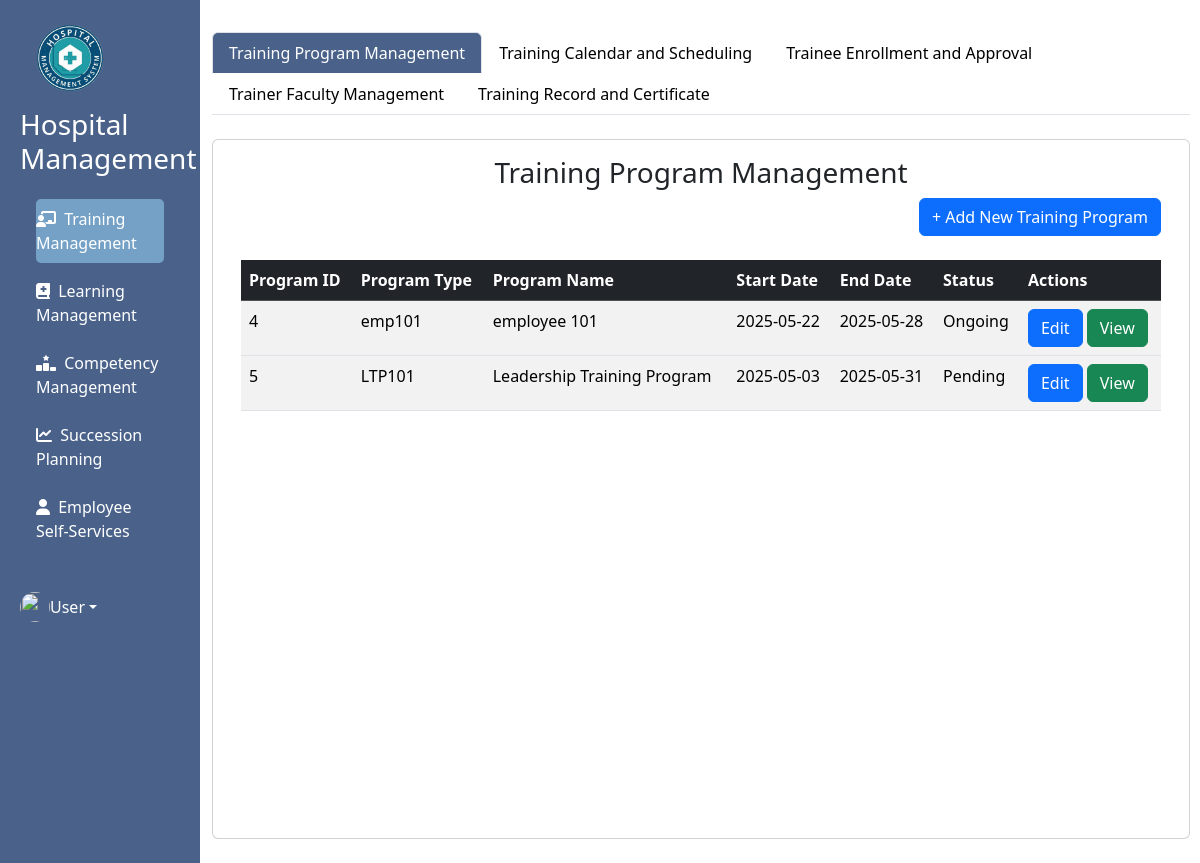
Page /hr_2/admin/training_management/training_management.php on the committed database.
### tables this page shows
CREATE TABLE `training_program` (
  `PROGRAM_ID` int(11) NOT NULL,
  `PROGRAM_TYPE` varchar(50) DEFAULT NULL,
  `PROGRAM_NAME` varchar(50) DEFAULT NULL,
  `TRAINER` int(11) NOT NULL,
  `START` date DEFAULT NULL,
  `END` date DEFAULT NULL,
  `STATUS` varchar(45) DEFAULT NULL,
  `DESCRIPTION_PROGRAM` text DEFAULT NULL
);

### hr_2/admin/training_management/training_management.php (the view, shortened to what this page needs)
<?php
require_once("../../../phpcon/conn.php");
?>
<!DOCTYPE html>
<html lang="en">
<head>
    <link href="https://cdn.jsdelivr.net/npm/bootstrap@5.3.3/dist/css/bootstrap.min.css" rel="stylesheet">
    <link rel="stylesheet" href="https://cdnjs.cloudflare.com/ajax/libs/font-awesome/5.15.3/css/all.min.css" />
    <link rel="stylesheet" href="https://cdnjs.cloudflare.com/ajax/libs/font-awesome/6.5.2/css/all.min.css" />
    <link rel="stylesheet" href="https://site-assets.fontawesome.com/releases/v6.5.2/css/all.css" />
    <link href='https://unpkg.com/boxicons@2.1.4/css/boxicons.min.css' rel='stylesheet'>
    <link href="https://cdn.jsdelivr.net/npm/fullcalendar@6.1.9/main.min.css" rel="stylesheet" />
    <link rel="stylesheet" href="../../../tm.css?v=4.7">
</head>
<body>
<div class="container-fluid">
    <div class="row flex-nowrap">
        <div class="col-auto col-md-2 col-xl-2 px-sm-1 px-0 min-vh-100 bg-side">
            <div class="d-flex flex-column align-items-center align-items-sm-start px-3 pt-2 text-white">
                <a href="#!" class="d-flex text-decoration-none align-items-center mb-md-0 text-white">
                    <span class="fs-5 d-none d-sm-inline" style="color: white;">
                        <div class="media align-items-center">
                            <img src="logo.png" width="100" class="mr-3" alt="">
                        </div>
                        <h3>Hospital Management</h3>
                    </span>
                </a>
                <ul class="nav nav-link flex-column mb-sm-auto mb-0 align-items-center align-items-sm-center" id="menu">
                <li class="nav-item mt-2">
                        <a href="../training_management/training_management.php" class="nav-link active align-middle px-0 text-start">
                            <i class="fa-solid fa-chalkboard-user"></i>
                            <span class="ms-1 d-none d-sm-inline">Training Management</span>
                        </a>
                    </li>
                    <li class="nav-item mt-2">
                        <a href="../learning/learning.php" class="nav-link align-middle px-0 text-start">
                            <i class="fa-solid fa-book-medical"></i>
                            <span class="ms-1 d-none d-sm-inline">Learning Management</span>
                        </a>
                    </li>
                    <li class="nav-item mt-2">
                        <a href="../competency/competency.php" class="nav-link align-middle px-0 text-start">
                            <i class="fa-solid fa-ranking-star"></i>
                            <span class="ms-1 d-none d-sm-inline">Competency Management</span>
                        </a>
                    </li>
                    <li class="nav-item mt-2">
                        <a href="../succession/succession.php" class="nav-link align-middle px-0 text-start">
                            <i class="fa-solid fa-chart-line"></i>
                            <span class="ms-1 d-none d-sm-inline">Succession Planning</span>
                        </a>
                    </li>
                    <li class="nav-item mt-2">
                        <a href="../ESS/ess.php" class="nav-link  align-middle px-0 text-start">
                            <i class="fa-solid fa-user"></i>
                            <span class="ms-1 d-none d-sm-inline">Employee Self-Services</span>
                        </a>
                    </li>
                </ul>
                <div class="dropdown pb-4">
                  <a href="#" class="d-flex align-items-center text-white text-decoration-none dropdown-toggle" id="ddUser" data-bs-toggle="dropdown" aria-expanded="false">
                  <img src="" width="30" height="30" alt="" class="rounded-circle">
                  <span class="user" id="user">User</span></a>
                </div>
            </div>
        </div>
        <div class="col main-content py-4">
            <div class="row">
                <div class="col">
              <div class="nav navbar navbar-expand-lg">
              <ul class="nav nav-tabs mb-3" id="pills-tab" role="tablist">
  <li class="nav-item">
    <button class="nav-link  active" id="pillsTPM-tab" data-bs-toggle="pill" data-bs-target="#pillsTPM" aria-controls="pillsTPM" aria-selected="true">Training Program Management</button>
  </li>
  <li class="nav-item">
    <button class="nav-link for-pills" id="pillsCalendar-tab" data-bs-toggle="pill" data-bs-target="#pillsCalendar" aria-controls="pillsCalendar" aria-selected="false">Training Calendar and Scheduling</button>
  </li>
  <li class="nav-item">
    <button class="nav-link for-pills" id="pillsEnrollment-tab" data-bs-toggle="pill" data-bs-target="#pillsEnrollment" aria-controls="pillsEnrollment" aria-selected="false">Trainee Enrollment and Approval
    </button>
  </li>
  <li class="nav-item">
    <button class="nav-link for-pills" id="pillsFaculty-tab" data-bs-toggle="pill" data-bs-target="#pillsFaculty" aria-controls="pillsFaculty" aria-selected="false">Trainer Faculty Management
    </button>
  </li>
  <li class="nav-item">
    <button class="nav-link for-pills" id="pillsRecord-tab" data-bs-toggle="pill" data-bs-target="#pillsRecord" aria-controls="pillsRecord" aria-selected="false">Training Record and Certificate
    </button>
  </li>
</ul>
              </div>
                <div class="card" style="height: 700px; overflow: hidden;">
  <div class="card-content" style="height: 100%;">
    <div class="card-body" style="height: 100%; display: flex; flex-direction: column;">
      <div class="container" style="flex: 1; overflow: hidden;">
<div class="tab-content" id="pills-tabContent">
  <div class="tab-pane fade show active" id="pillsTPM" role="tabpanel" >
  <h3 class="white-text card-title text-center">Training Program Management</h3>
  <div class="d-grid gap-2 d-md-flex justify-content-md-end">
    <button type="button" class="btn btn-primary" data-bs-toggle="modal" data-bs-target="#addTrainingModal">
  + Add New Training Program
</button>
</div>
        <br>
        <div style="overflow-y: auto; height: 100%;">
          <table class="table table-hover table-striped">
            <thead class=" table-dark">
              <tr>
                <th scope="col">Program ID</th>
                <th scope="col">Program Type</th>
                <th>Program Name</th>
                <th scope="col">Start Date</th>
                <th scope="col">End Date</th>
                <th scope="col">Status</th>
                <th scope="col">Actions</th>
              </tr>
            </thead>
            <tbody>
            <?php
$query = "
SELECT tp.PROGRAM_ID,
tp.PROGRAM_TYPE,
tp.PROGRAM_NAME,
tf.TRAINER_ID,
tf.FULLNAME, tp.STATUS,
tp.DESCRIPTION_PROGRAM,
tp.START AS START_DATE,
tp.END AS END_DATE
    FROM training_program tp
    LEFT JOIN trainer_faculty tf ON tp.TRAINER = tf.TRAINER_ID
";
$result=$connection->query($query);
?>
<?php
while ($program=$result->fetch_assoc()):
?>
              <tr>
              <td><?php echo htmlspecialchars($program['PROGRAM_ID']); ?></td>
            <td><?php echo htmlspecialchars($program['PROGRAM_TYPE']); ?></td>
            <td><?php echo htmlspecialchars($program['PROGRAM_NAME']); ?></td>
            <td><?php echo htmlspecialchars($program['START_DATE']); ?></td>
            <td><?php echo htmlspecialchars($program['END_DATE']); ?></td>
            <td><?php echo htmlspecialchars($program['STATUS']); ?></td>
            <td>
            <button type="button" class="btn btn-primary" data-bs-toggle="modal" data-bs-target="#editTrainingModal<?php echo $program['PROGRAM_ID']; ?>">Edit</button>
  <button type="button" class="btn btn-success" data-bs-toggle="modal" data-bs-target="#viewTrainingModal<?php echo $program['PROGRAM_ID']; ?>">View</button>
            </td>
              </tr>
            </tbody>
            <?php endwhile;?>
          </table>
        </div>
</div>
    </div>
            </div>
        </div>
    </div>
</div>
</body>
</html>

### tm.css (style rules this page uses)
.nav-tabs .nav-link { color: black !important; }
.nav-tabs .nav-link.active { color: white !important; background-color: #4A628A !important; }
.bg-side { background: #4A628A !important ; }
.nav-item { color: white ; }
.nav-link { color: white !important; }
.nav-link li .active { background-color: #75a1c6 !important; width: fit-content; height: fit-content; border-radius: 5px; }
html, body { height: 100%; margin: 0; padding: 0; overflow-x: hidden; }
.main-content { height: 100vh; overflow-y: auto; padding-right: 10px; }

### rows in the picture
training_program: PROGRAM_ID "4", PROGRAM_TYPE "emp101", PROGRAM_NAME "employee 101", START "2025-05-22", END "2025-05-28", STATUS "Ongoing"
training_program: PROGRAM_ID "5", PROGRAM_TYPE "LTP101", PROGRAM_NAME "Leadership Training Program", START "2025-05-03", END "2025-05-31", STATUS "Pending"
